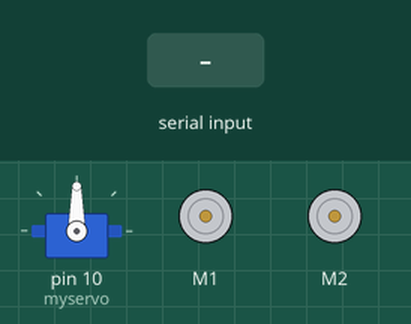
Bench run of a sketch on a simulated Arduino Uno, built with avr-gcc and run on an emulated ATmega328P. On the bench: servo, 2 × DC motor (green arrow = forward, orange = backward, longer = faster). Inputs (shaded band) come from the test bench. What the sketch prints to the serial monitor is not drawn.

Above: at 1.2 s.
1.3 s: "*left#" received over Serial
At 2.7 s:
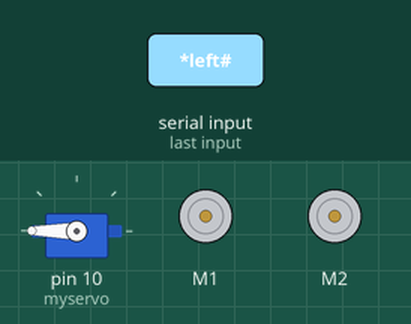
4.3 s: "*go ahead#" received over Serial
At 5.8 s:
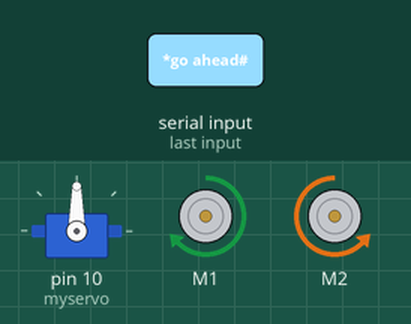
7.3 s: "*go back#" received over Serial
At 9.2 s:
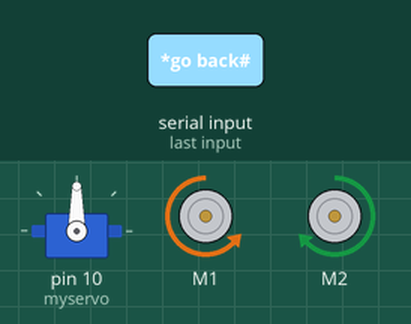
10.3 s: "*right#" received over Serial
At 11.7 s:
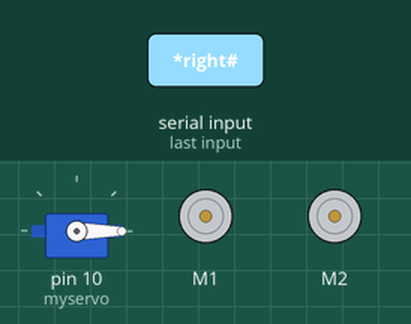
13.3 s: "*left#" received over Serial
At 15.7 s:
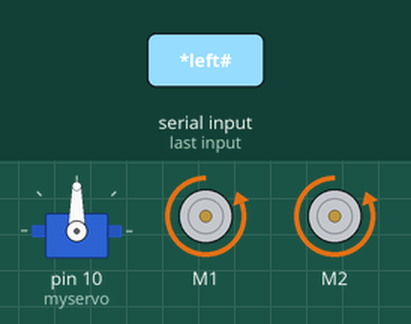
Timing chart, 0 to 17.3 s (numbered marks = the images above; inputs shaded):
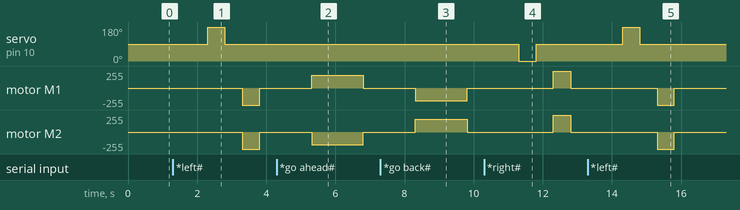

The sketch:

VoiceContril.ino
```cpp
/*Arduino Voice Control Robot
 *Version 1.0
 *Created By DIY Builder
 *Before Uploading the sketch you must install the required libraries first.
 *Unless you'll get compilation error message.
 *Also remove the bluetooth and servo connector before uploading the sketch.
 *You can contact me here https://www.instagram.com/diy.builder/
 */

#include <AFMotor.h>
#include <Servo.h>

String command;

AF_DCMotor motor1(1, MOTOR12_1KHZ);
AF_DCMotor motor2(2, MOTOR12_1KHZ);

Servo myservo;


void setup() {

Serial.begin(9600);
myservo.attach(10);
myservo.write(90);

}

void loop() {

 delay(10);
 while(Serial.available()) {
  command = "";
  command = Serial.readString();

    Serial.print(command);
}
  if(command == "*go ahead#"){
    forward();
  }else if(command == "*go back#"){
    backward();
  }else if(command == "*left#"){
    left();
  }else if(command == "*right#"){
    right();
  }else if(command == "*stop#") {
    Stop();
 }
  command = "";
}

void forward() {
  motor1.setSpeed(700);
  motor1.run(FORWARD);
  motor2.setSpeed(700);
  motor2.run(BACKWARD);
  delay(1500);
  motor1.run(RELEASE);
  motor2.run(RELEASE);

}

void backward() {
  motor1.setSpeed(700);
  motor1.run(BACKWARD);
  motor2.setSpeed(700);
  motor2.run(FORWARD);
  delay(1500);
  motor1.run(RELEASE);
  motor2.run(RELEASE);
}

void left() {
  myservo.write(180);
  delay(500);
  myservo.write(90);
  delay(500);
  motor1.setSpeed(255);
  motor1.run(BACKWARD);
  motor2.setSpeed(255);
  motor2.run(BACKWARD);
  delay(500);
  motor1.run(RELEASE);
  motor2.run(RELEASE);
}

void right() {
  myservo.write(0);
  delay(500);
  myservo.write(90);
  delay(500);
  motor1.setSpeed(255);
  motor1.run(FORWARD);
  motor2.setSpeed(255);
  motor2.run(FORWARD);
  delay(500);
  motor1.run(RELEASE);
  motor2.run(RELEASE);
}

void Stop() {
  motor1.run(RELEASE);
  motor2.run(RELEASE);
}
```

Measured:
- after the input at 1.3 s, servo on pin 10 (myservo): 90° → 180° after 1.0 s, → 90° 0.50 s later; motor M1, motor M2: stopped → backward 255/255 after 2.0 s, → stopped 0.50 s later
- after the input at 4.3 s, motor M1: stopped → forward 188/255 after 1.0 s, → stopped 1.5 s later; motor M2: stopped → backward 188/255 after 1.0 s, → stopped 1.5 s later
- after the input at 7.3 s, motor M1: stopped → backward 188/255 after 1.0 s, → stopped 1.5 s later; motor M2: stopped → forward 188/255 after 1.0 s, → stopped 1.5 s later
- after the input at 10.3 s, servo on pin 10 (myservo): 90° → 0° after 1.0 s, → 90° 0.50 s later; motor M1, motor M2: stopped → forward 255/255 after 2.0 s, → stopped 0.50 s later
- after the input at 13.3 s, servo on pin 10 (myservo): 90° → 180° after 1.0 s, → 90° 0.50 s later; motor M1, motor M2: stopped → backward 255/255 after 2.0 s, → stopped 0.50 s later
